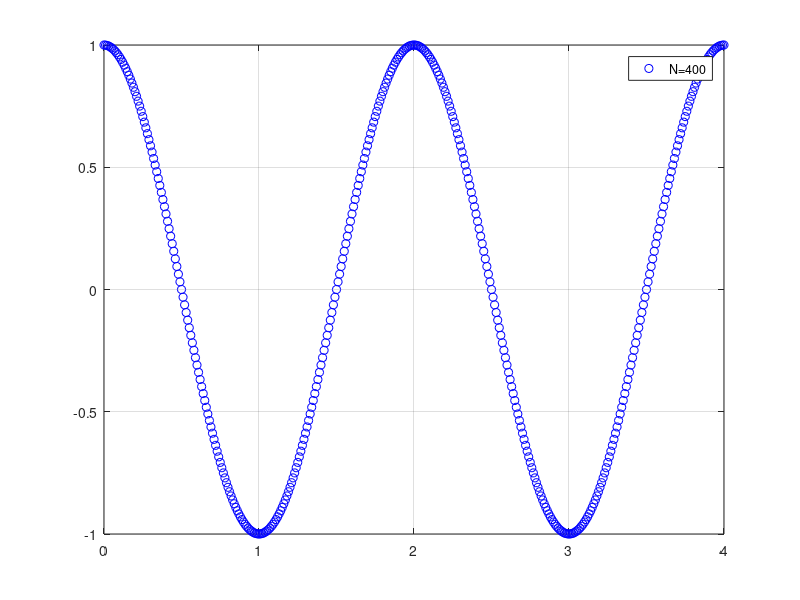

Write the MATLAB code that produced this figure.
% cos()
function John
  %Datos
Im=0; IM=0; IT=0; % Riemman menor;Riemman mayor; Trapecios
N=400; %num,ero de intervalos
t0=0; tf=4; % Rango de las absisas

%datos discretizar
dt=(tf-t0)/N ; %Incremento de la abscisa
dim=N+1; %dimension de los vectores

%Discretizar

for k=1 : dim
  tg(k)=t0+(k-1)*dt;
  yg(k)=cos(pi*tg(k)); %vamo hacer un coseno pa probar
end

%Graficar
figure(1)
plot(tg,yg,'ob')
grid on
legend('N=400')

%Calculos de Riemman y Trapecios

for k=1 : dim-1 % dim-1=N || RIEMANN MENOR
  Im=Im + dt*yg(k);
end

  for k=2 :dim %dim=N+1 (es la dimension del vector) || RIEMANN Mayor
  IM=IM + dt*yg(k);
end

for k=1:dim-1 % TRAPECIOS
  IT=IT+dt*(yg(k)+yg(k+1))/2;
end

%mostramos valores
display(Im)
display(IM)
display(IT)
endfunction

